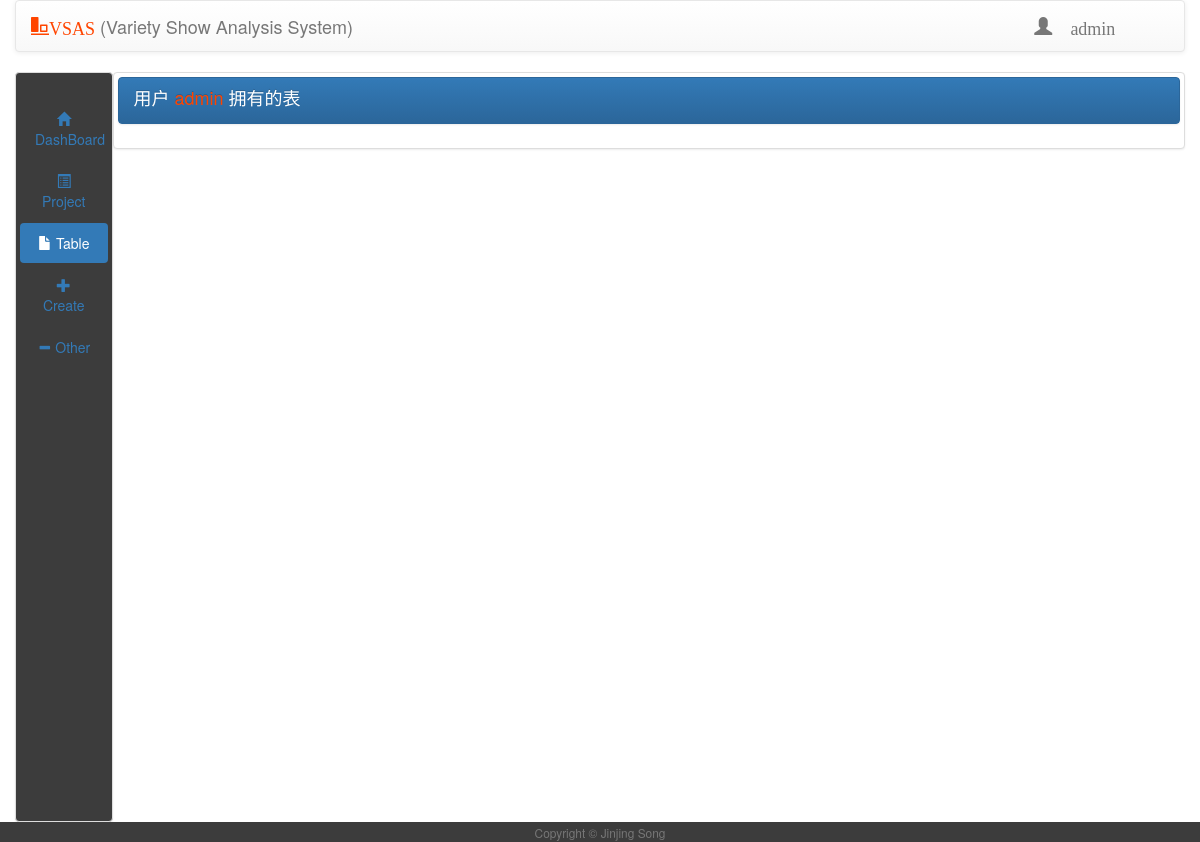
The app's page /index/admin/Table/, older data.
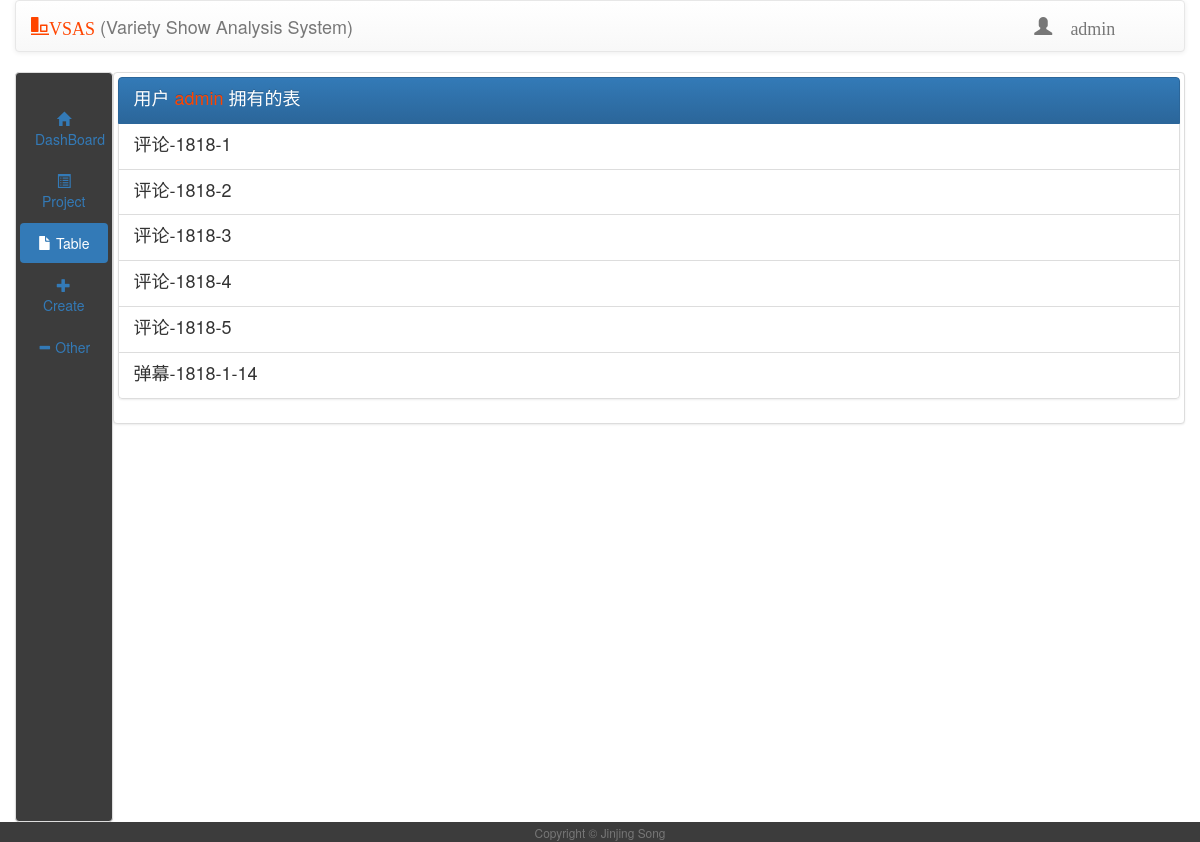
The same page, newer data.
### vsasApp/models.py (models this page shows)
class UserTable(models.Model):
    tid = models.IntegerField()
    username = models.TextField()
    table_name = models.TextField(blank=True, null=True)
    table_path = models.TextField(blank=True, null=True)
    class Meta:
        managed = True
        db_table = 'user_table'

### vsasApp/views.py (the view)
# urls.py: path('index/<username>/<where>/', views.index, name='index'),
def index(request, username, where):
    print(username, where)
    projects = models.UserProject.objects.filter(username=username)
    tables = models.UserTable.objects.filter(username=username)
    return render(request, 'index.html', {
        'username': username,
        'where': where,
        'projects': projects,
        'tables': tables,
        'project_name': None,
        'table_name': None
    })

### templates/index.html (shortened to what this page needs)
<!DOCTYPE html>
<html lang="cn">
<head>
    {% include 'tools.html' %}
</head>
<body>
<div class="col-sm-12">
    {% include 'header.html' %}
</div>
<div class="col-sm-12">
    <div class="col-sm-1 thumbnail navbar-left" style="height: 750px;background-color: #3c3c3c">
        {% include 'sideBar.html' %}
    </div>
    <div class="col-sm-11 thumbnail pre-scrollable" style="max-height: 750px" id="show">
        {% if where == 'Table' %}
            {% if table_name is None %}
                {% include 'show/table.html' %}
            {% else %}
                {% include 'table/preview.html' %}
            {% endif %}
        {% endif %}
    </div>
</div>
<div class="col-sm-12 align-content-center navbar-fixed-bottom" style="background-color: #3c3c3c">
    {% include 'footer.html' %}
</div>
</body>
</html>

### templates/tools.html (shortened to what this page needs)
<link rel="stylesheet" href="https://stackpath.bootstrapcdn.com/bootstrap/3.4.1/css/bootstrap.min.css">
<link rel="stylesheet" href="https://stackpath.bootstrapcdn.com/bootstrap/3.4.1/css/bootstrap-theme.min.css">

### templates/header.html
<nav class="navbar navbar-default">
    <div class="container-fluid col-sm-6">
        <div class="navbar-header">
            <a class="navbar-brand" href="#">
                <span class="glyphicon glyphicon-object-align-bottom" aria-hidden="false" style="color: #ff4500">VSAS</span>
                (Variety Show Analysis System)
            </a>
        </div>
    </div>
    <div class="navbar-right col-sm-2">
        <a class="navbar-brand" href="#">
            <span class="glyphicon glyphicon-user">
                {{ username }}
            </span>
        </a>
    </div>
</nav>

### templates/sideBar.html (shortened to what this page needs)
<ul class="nav nav-pills nav-stacked text-center mySideBar">
    <li>
        <br>
    </li>
    <li class="active">
        <a href="{% url 'index' username 'DashBoard' %}">
            <span class="glyphicon glyphicon-home" aria-hidden="false"></span>
            DashBoard
        </a>
    </li>
    <li>
        <a href="{% url 'index' username 'Project' %}">
            <span class="glyphicon glyphicon-list-alt" aria-hidden="false"></span>
            Project
        </a>
    </li>
    <li>
        <a href="{% url 'index' username 'Table' %}">
            <span class="glyphicon glyphicon-file" aria-hidden="false"></span>
            Table
        </a>
    </li>
    <li>
        <a href="{% url 'index' username 'Create' %}">
            <span class="glyphicon glyphicon-plus" aria-hidden="false"></span>
            Create
        </a>
    </li>
    <li>
        <a href="{% url 'index' username 'Other' %}">
            <span class="glyphicon glyphicon-minus" aria-hidden="false"></span>
            Other
        </a>
    </li>
</ul>

### templates/show/table.html
<div class="list-group">
    <a href="#" class="list-group-item active">
        <h4 class="list-group-item-heading">
            用户
            <span style="color: #ff4500">{{ username }}</span>
            拥有的表
        </h4>
    </a>
    {% for t in tables %}
    <a href="{% url 'tableShow' username t.table_name %}" class="list-group-item">
        <h4 class="list-group-item-heading">
            {{ t.table_name }}
        </h4>
    </a>
    {% endfor %}
</div>

### templates/footer.html
<footer>
    <div class="row">
        <div class="col text-center">
            <small class="text-muted">Copyright &copy; Jinjing Song</small>
        </div>
    </div>
</footer>

Row changes from the older to the newer data that the page shows:
added UserTable: table_name "评论-1818-1"
added UserTable: table_name "评论-1818-2"
added UserTable: table_name "评论-1818-3"
added UserTable: table_name "评论-1818-4"
added UserTable: table_name "评论-1818-5"
added UserTable: table_name "弹幕-1818-1-14"
